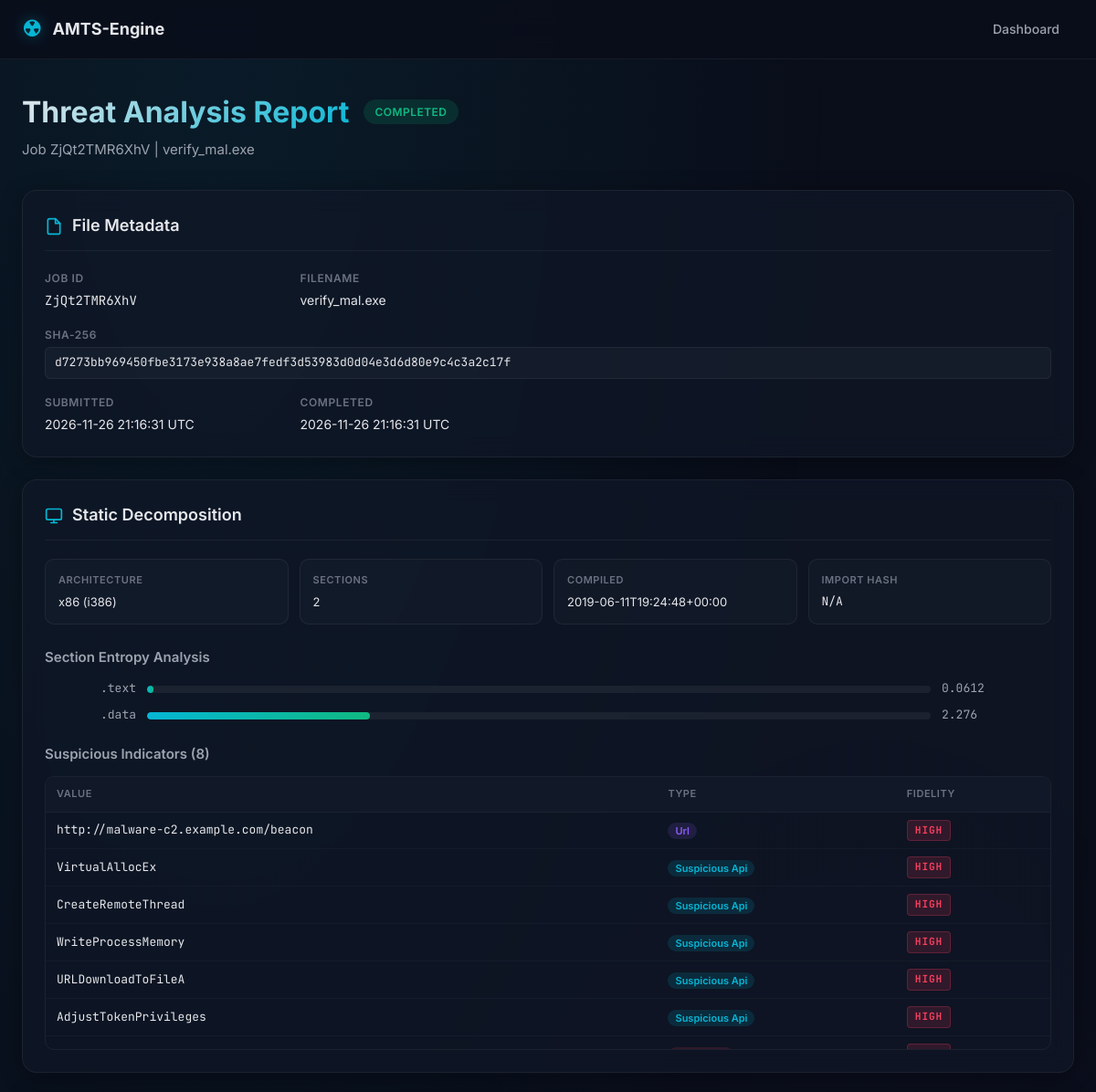
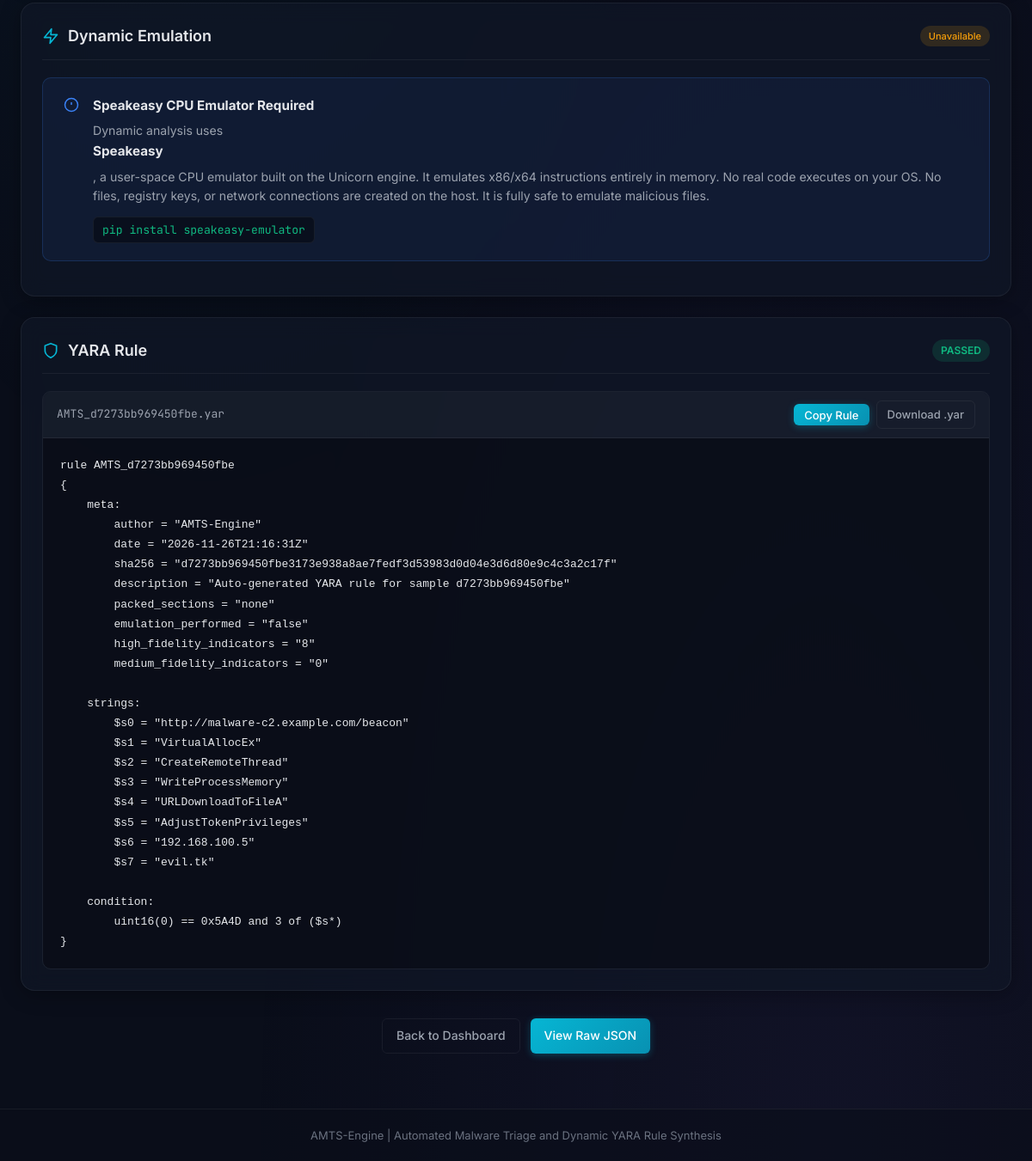
Screenshot of /report/ZjQt2TMR6XhV with the database file from the repository (2 pictures, top to bottom).
### app/models.py (models this page shows, shortened)
class Job(db.Model):
    __tablename__ = "jobs"
    id = db.Column(db.String(12), primary_key=True)
    filename = db.Column(db.String(256), nullable=False)
    sha256 = db.Column(db.String(64), nullable=False, index=True)
    status = db.Column(db.String(20), nullable=False, default="QUEUED")
    file_path = db.Column(db.String(512), nullable=False)
    created_at = db.Column(db.DateTime, default=lambda: datetime.now(timezone.utc))
    completed_at = db.Column(db.DateTime, nullable=True)
    static_result = db.relationship("StaticResult", backref="job", uselist=False, cascade="all, delete-orphan")
    dynamic_result = db.relationship("DynamicResult", backref="job", uselist=False, cascade="all, delete-orphan")
    yara_rule = db.relationship("YaraRule", backref="job", uselist=False, cascade="all, delete-orphan")

class StaticResult(db.Model):
    __tablename__ = "static_results"
    id = db.Column(db.Integer, primary_key=True, autoincrement=True)
    job_id = db.Column(db.String(12), db.ForeignKey("jobs.id"), nullable=False)
    imphash = db.Column(db.String(32), nullable=True)
    compilation_timestamp = db.Column(db.String(64), nullable=True)
    architecture = db.Column(db.String(32), nullable=True)
    section_count = db.Column(db.Integer, nullable=True)
    sections_json = db.Column(db.Text, nullable=True)
    suspicious_strings_json = db.Column(db.Text, nullable=True)
    def to_dict(self):
        return {
            "imphash": self.imphash,
            "compilation_timestamp": self.compilation_timestamp,
            "architecture": self.architecture,
            "section_count": self.section_count,
            "sections": json.loads(self.sections_json) if self.sections_json else [],
            "suspicious_strings": json.loads(self.suspicious_strings_json) if self.suspicious_strings_json else [],
        }

class YaraRule(db.Model):
    __tablename__ = "yara_rules"
    id = db.Column(db.Integer, primary_key=True, autoincrement=True)
    job_id = db.Column(db.String(12), db.ForeignKey("jobs.id"), nullable=False)
    rule_name = db.Column(db.String(128), nullable=False)
    rule_text = db.Column(db.Text, nullable=False)
    validation_status = db.Column(db.String(20), nullable=False, default="PENDING")
    false_positive_count = db.Column(db.Integer, default=0)
    def to_dict(self):
        return {
            "rule_name": self.rule_name,
            "rule_text": self.rule_text,
            "validation_status": self.validation_status,
            "false_positive_count": self.false_positive_count,
        }

### app/routes/dashboard.py (the view)
@dashboard_bp.route("/report/<job_id>")
def report(job_id):
    job = db.session.get(Job, job_id)
    if not job:
        return render_template("index.html", jobs=[], error="Job not found"), 404
    return render_template("report.html", job=job)

### app/models.py (called while the page is built)
    def to_dict(self):
        return {
            "behaviors": json.loads(self.behaviors_json) if self.behaviors_json else [],
            "emulation_success": self.emulation_success,
            "error_message": self.error_message,
        }

### app/templates/report.html (shortened to what this page needs)
{% extends "base.html" %}
{% block content %}
<section class="report-header">
    <div class="report-header-content">
        <div class="report-title-row">
            <h1 class="report-title">Threat Analysis Report</h1>
            <span class="status-badge status-{{ job.status|lower }}">{{ job.status }}</span>
        </div>
        <p class="report-subtitle">Job {{ job.id }} | {{ job.filename }}</p>
    </div>
</section>
<section class="report-grid">
    <div class="report-card glass-card metadata-card">
        <h2 class="card-title">
            <svg width="20" height="20" viewBox="0 0 24 24" fill="none" stroke="currentColor" stroke-width="2" stroke-linecap="round" stroke-linejoin="round">
                <path d="M14 2H6a2 2 0 0 0-2 2v16a2 2 0 0 0 2 2h12a2 2 0 0 0 2-2V8z"/>
                <polyline points="14 2 14 8 20 8"/>
            </svg>
            File Metadata
        </h2>
        <div class="metadata-grid">
            <div class="meta-item">
                <span class="meta-label">Job ID</span>
                <span class="meta-value mono-text">{{ job.id }}</span>
            </div>
            <div class="meta-item">
                <span class="meta-label">Filename</span>
                <span class="meta-value">{{ job.filename }}</span>
            </div>
            <div class="meta-item full-width">
                <span class="meta-label">SHA-256</span>
                <span class="meta-value mono-text hash-display">{{ job.sha256 }}</span>
            </div>
            <div class="meta-item">
                <span class="meta-label">Submitted</span>
                <span class="meta-value">{{ job.created_at.strftime('%Y-%m-%d %H:%M:%S UTC') if job.created_at else 'N/A' }}</span>
            </div>
            <div class="meta-item">
                <span class="meta-label">Completed</span>
                <span class="meta-value">{{ job.completed_at.strftime('%Y-%m-%d %H:%M:%S UTC') if job.completed_at else 'Pending' }}</span>
            </div>
        </div>
    </div>
    {% if job.static_result %}
    {% set static = job.static_result.to_dict() %}
    <div class="report-card glass-card static-card">
        <h2 class="card-title">
            <svg width="20" height="20" viewBox="0 0 24 24" fill="none" stroke="currentColor" stroke-width="2" stroke-linecap="round" stroke-linejoin="round">
                <rect x="2" y="3" width="20" height="14" rx="2" ry="2"/>
                <line x1="8" y1="21" x2="16" y2="21"/>
                <line x1="12" y1="17" x2="12" y2="21"/>
            </svg>
            Static Decomposition
        </h2>
        <div class="static-meta-row">
            <div class="stat-card">
                <span class="stat-label">Architecture</span>
                <span class="stat-value">{{ static.architecture or 'Unknown' }}</span>
            </div>
            <div class="stat-card">
                <span class="stat-label">Sections</span>
                <span class="stat-value">{{ static.section_count }}</span>
            </div>
            <div class="stat-card">
                <span class="stat-label">Compiled</span>
                <span class="stat-value">{{ static.compilation_timestamp or 'Unknown' }}</span>
            </div>
            <div class="stat-card">
                <span class="stat-label">Import Hash</span>
                <span class="stat-value mono-text">{{ static.imphash or 'N/A' }}</span>
            </div>
        </div>
        {% if static.sections %}
        <h3 class="subsection-title">Section Entropy Analysis</h3>
        <div class="entropy-chart">
            {% for section in static.sections %}
            <div class="entropy-row">
                <span class="entropy-label mono-text">{{ section.name }}</span>
                <div class="entropy-bar-container">
                    <div class="entropy-bar {% if section.is_packed %}entropy-packed{% else %}entropy-normal{% endif %}"
                         style="width: {{ (section.entropy / 8 * 100)|round(1) }}%">
                    </div>
                </div>
                <span class="entropy-value {% if section.is_packed %}text-danger{% endif %}">
                    {{ section.entropy }}
                </span>
            </div>
            {% endfor %}
        </div>
        {% endif %}
        {% if static.suspicious_strings %}
        <h3 class="subsection-title">Suspicious Indicators ({{ static.suspicious_strings|length }})</h3>
        <div class="strings-container">
            <table class="strings-table">
                <thead>
                    <tr>
                        <th>Value</th>
                        <th>Type</th>
                        <th>Fidelity</th>
                    </tr>
                </thead>
                <tbody>
                    {% for s in static.suspicious_strings %}
                    <tr>
                        <td class="mono-text">{{ s.value }}</td>
                        <td>
                            <span class="type-badge type-{{ s.type }}">{{ s.type|replace('_', ' ')|title }}</span>
                        </td>
                        <td>
                            {% set fid = s.fidelity if s.fidelity else ('high' if s.type in ['url','ip_address','domain'] else 'medium') %}
                            <span class="fidelity-badge fidelity-{{ fid }}">{{ fid|upper }}</span>
                        </td>
                    </tr>
                    {% endfor %}
                </tbody>
            </table>
        </div>
        {% else %}
        <div class="empty-state"><p>No suspicious indicators detected in static analysis.</p></div>
        {% endif %}
    </div>
    {% endif %}
    {% if job.dynamic_result %}
    {% set dynamic = job.dynamic_result.to_dict() %}
    <div class="report-card glass-card dynamic-card">
        <h2 class="card-title">
            <svg width="20" height="20" viewBox="0 0 24 24" fill="none" stroke="currentColor" stroke-width="2" stroke-linecap="round" stroke-linejoin="round">
                <polygon points="13 2 3 14 12 14 11 22 21 10 12 10 13 2"/>
            </svg>
            Dynamic Emulation
            {% if dynamic.emulation_success %}
            <span class="emulation-badge success">Completed</span>
            {% else %}
            <span class="emulation-badge warning">Unavailable</span>
            {% endif %}
        </h2>
        {% if not dynamic.emulation_success %}
        <div class="sandbox-info-box">
            <div class="sandbox-info-icon">
                <svg width="18" height="18" viewBox="0 0 24 24" fill="none" stroke="currentColor" stroke-width="2">
                    <circle cx="12" cy="12" r="10"/><line x1="12" y1="8" x2="12" y2="12"/><line x1="12" y1="16" x2="12.01" y2="16"/>
                </svg>
            </div>
            <div class="sandbox-info-text">
                <strong>Speakeasy CPU Emulator Required</strong>
                <p>Dynamic analysis uses <strong>Speakeasy</strong>, a user-space CPU emulator built on the Unicorn engine. It emulates x86/x64 instructions entirely in memory. No real code executes on your OS. No files, registry keys, or network connections are created on the host. It is fully safe to emulate malicious files.</p>
                <code class="install-cmd">pip install speakeasy-emulator</code>
            </div>
        </div>
        {% endif %}
    </div>
    {% endif %}
    {% if job.yara_rule %}
    {% set yara = job.yara_rule.to_dict() %}
    <div class="report-card glass-card yara-card">
        <h2 class="card-title">
            <svg width="20" height="20" viewBox="0 0 24 24" fill="none" stroke="currentColor" stroke-width="2" stroke-linecap="round" stroke-linejoin="round">
                <path d="M12 22s8-4 8-10V5l-8-3-8 3v7c0 6 8 10 8 10z"/>
            </svg>
            YARA Rule
            <span class="validation-badge validation-{{ yara.validation_status|lower }}">
                {{ yara.validation_status }}
            </span>
        </h2>
        <div class="rule-container">
            <div class="rule-toolbar">
                <span class="rule-name mono-text">{{ yara.rule_name }}.yar</span>
                <button class="btn btn-sm btn-primary" id="copyRuleBtn" onclick="copyRule()">
                    Copy Rule
                </button>
                <a href="/api/rules/{{ job.id }}" class="btn btn-sm btn-ghost" download>
                    Download .yar
                </a>
            </div>
            <pre class="rule-code"><code id="ruleText">{{ yara.rule_text }}</code></pre>
        </div>
    </div>
    {% endif %}
</section>
<div class="report-actions">
    <a href="/" class="btn btn-ghost">Back to Dashboard</a>
    <a href="/api/report/{{ job.id }}" class="btn btn-primary" target="_blank">View Raw JSON</a>
</div>
{% endblock %}

### rows the page displays
Job: status "COMPLETED", id "ZjQt2TMR6XhV", filename "verify_mal.exe", sha256 "d7273bb969450fbe3173e938a8ae7fedf3d53983d0d04e3d6d80e9c4c3a2c17f", created_at "2026-11-26 21:16:31 UTC", completed_at "2026-11-26 21:16:31 UTC"
StaticResult: architecture "x86 (i386)", compilation_timestamp "2019-06-11T19:24:48+00:00", section_count 2 (drawn)
YaraRule: validation_status "PASSED", rule_name "AMTS_d7273bb969450fbe", rule_text "rule AMTS_d7273bb969450fbe { meta: author = \"AMTS-Engine\" date = \"2026-11-26T21:16:31Z\" sha256 = \"d7273bb969450fbe3173e938a8ae7fedf3d53983d0d04e3d6d80e9c4c3a2c17f\" description = \"Auto-generated YARA rule for sample d7273bb969450fbe\" packed_sections = \"none\" emulation_performed = \"false\" high_fidelity_indicators = \"8\" medium_fidelity_indicators = \"0\" strings: $s0 = \"http://malware-c2.example.com/beacon\" $s1 = \"VirtualAllocEx\" $s2 = \"CreateRemoteThread\" $s3 = \"WriteProcessMemory\" $s4 = \"URLDownloadToFileA\" $s5 = \"AdjustTokenPrivileges\" $s6 = \"192.168.100.5\" $s7 = \"evil.tk\" condition: uint16(0) == 0x5A4D and 3 of ($s*) }"

### other values shown
{{ static.section_count }} "2"
{{ static.imphash or 'N/A' }} "N/A"
{{ section.name }} ".text" ".data"
{{ section.entropy }} "0.0612" "2.276"
{{ static.suspicious_strings|length }} "8"
{{ s.value }} "http://malware-c2.example.com/beacon" "VirtualAllocEx" "CreateRemoteThread" "WriteProcessMemory" "URLDownloadToFileA" "AdjustTokenPrivileges"
{{ s.type|replace('_', ' ')|title }} "Url" "Suspicious Api" "Suspicious Api" "Suspicious Api" "Suspicious Api" "Suspicious Api"
{{ fid|upper }} "HIGH" "HIGH" "HIGH" "HIGH" "HIGH" "HIGH"
